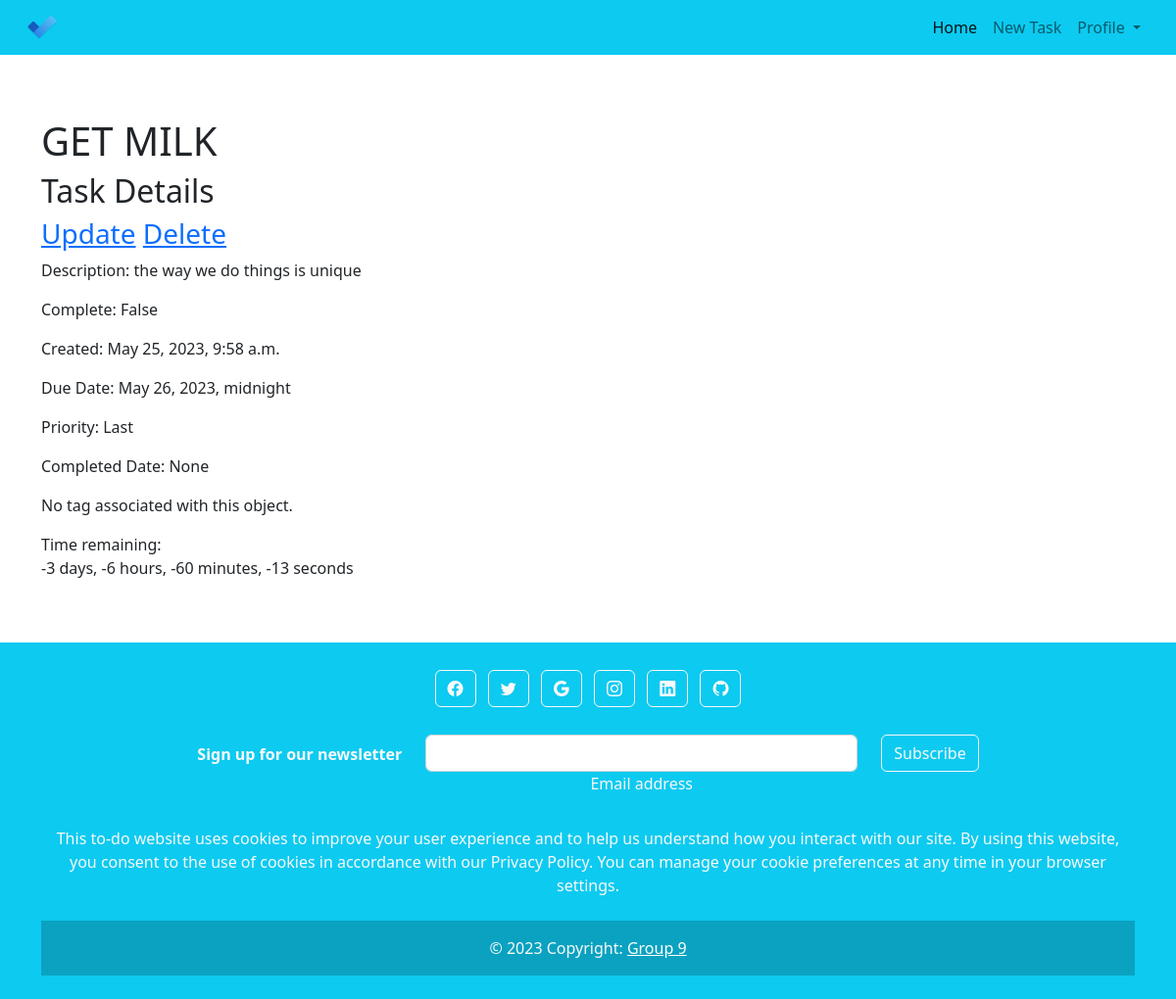
Page /task/2/ (signed in) on the earlier database version.
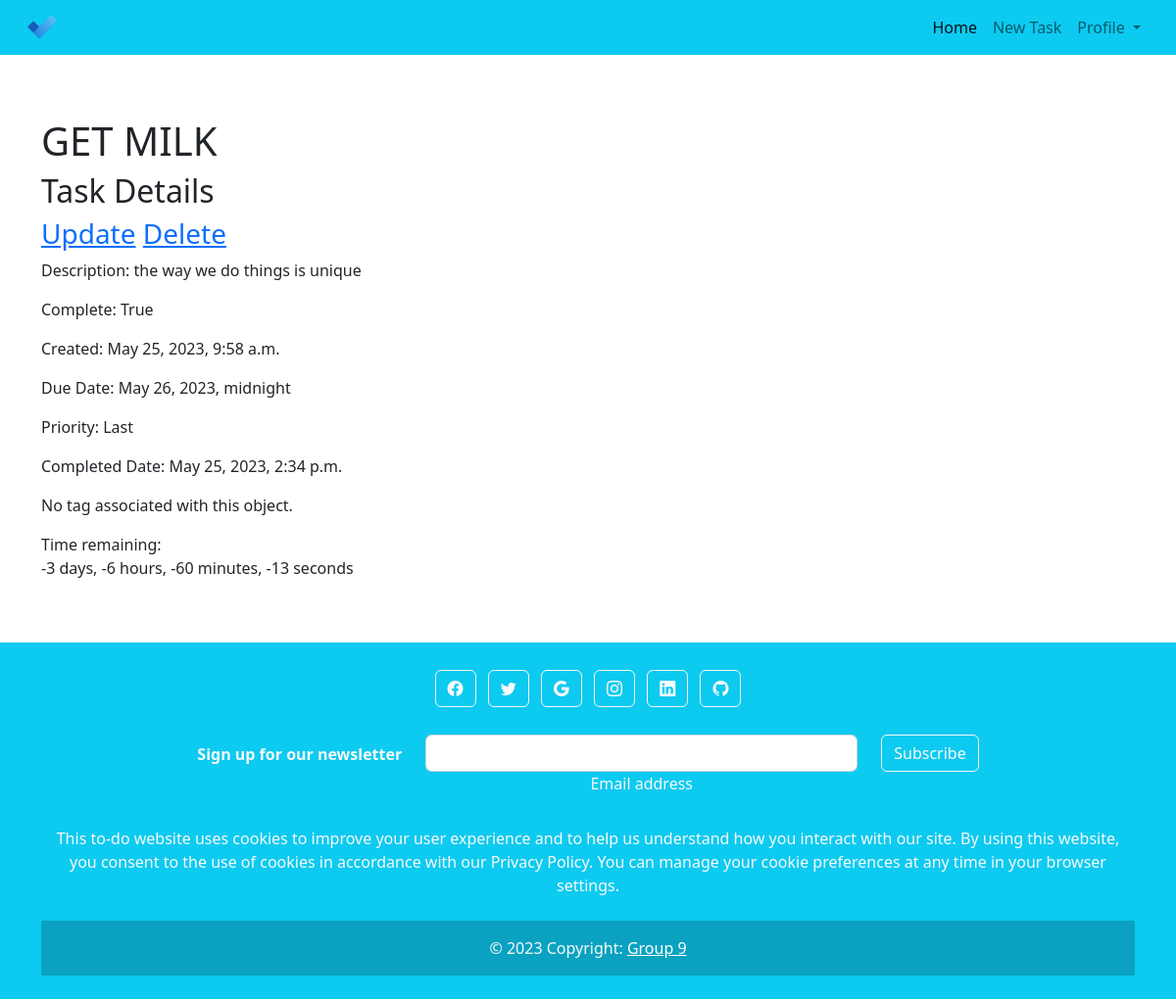
Same page on the later database version.
### PNYNE/models.py (models this page shows, shortened)
class Task(models.Model):
    user = models.ForeignKey(
        User, on_delete=models.CASCADE, null=True, blank=True)
    title = models.CharField(max_length=200)
    description = models.TextField(null=True, blank=True)
    complete = models.BooleanField(default=False)
    created = models.DateTimeField(auto_now_add=True)
    due_date = models.DateTimeField(null=True, blank=True)
    priority = models.CharField(max_length=20, null=True, blank=True)
    completed_date = models.DateTimeField(null=True, blank=True)
    tag = models.OneToOneField(
        'Tag', null=True, blank=True, on_delete=models.CASCADE)
    def countdown(self):
        if self.due_date:
            now = timezone.now()
            time_remaining = self.due_date - now
            return max(time_remaining, timedelta(0))
        return None
    class Meta:
        order_with_respect_to = 'user'

### PNYNE/views.py (the view)
# urls.py: path('task/<int:pk>/', TaskDetail.as_view(), name='task_details'),
class TaskDetail(LoginRequiredMixin, DetailView):
    model = Task
    context_object_name = 'task'
    template_name = 'task/task_details.html'
    def get_context_data(self, **kwargs):
        context = super().get_context_data(**kwargs)
        context['remaining_time'] = self.object.countdown()
        return context

### templates/task/task_details.html (shortened to what this page needs)
{% extends 'main/main.html' %} {% block content %}
<h1>{{ object.title.upper }}</h1>
<h2>Task Details</h2>
<h3>
  <a href="{% url 'update_task' object.id %}">Update</a>
  <a href="{% url 'delete_task' object.id %}">Delete</a>
</h3>
<p>Description: {{ object.description }}</p>
<p>Complete: {{ object.complete }}</p>
<p>Created: {{ object.created }}</p>
<p>Due Date: {{ object.due_date }}</p>
<p>Priority: {{ object.priority }}</p>
<p>Completed Date: {{ object.completed_date }}</p>
{% if object.tag %}
<p>Tag: {{ object.tag.name }}</p>
{% else %}
<p>No tag associated with this object.</p>
{% endif %} Time remaining:
<p id="countdown"></p>
{% endblock %}

Differences in the rows shown:
changed Task "GET MILK": complete "False" → "True"; completed_date "None" → "May 25, 2023, 2:34 p.m."
